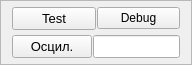
       <widget class="QFrame" name="frame_debug">
        <property name="minimumSize">
         <size>
          <width>192</width>
          <height>65</height>
         </size>
        </property>
        <property name="maximumSize">
         <size>
          <width>192</width>
          <height>65</height>
         </size>
        </property>
        <property name="frameShape">
         <enum>QFrame::StyledPanel</enum>
        </property>
        <property name="frameShadow">
         <enum>QFrame::Raised</enum>
        </property>
        <layout class="QVBoxLayout" name="verticalLayout_2">
         <property name="spacing">
          <number>1</number>
         </property>
         <property name="topMargin">
          <number>2</number>
         </property>
         <property name="bottomMargin">
          <number>2</number>
         </property>
         <item>
          <layout class="QHBoxLayout" name="horizontalLayout">
           <item>
            <widget class="QPushButton" name="pushButton_start_stop">
             <property name="font">
              <font>
               <pointsize>10</pointsize>
              </font>
             </property>
             <property name="text">
              <string>Test</string>
             </property>
             <property name="checkable">
              <bool>true</bool>
             </property>
             <property name="autoDefault">
              <bool>true</bool>
             </property>
             <property name="default">
              <bool>false</bool>
             </property>
            </widget>
           </item>
           <item>
            <widget class="QPushButton" name="pushButt_debug">
             <property name="font">
              <font>
               <pointsize>9</pointsize>
              </font>
             </property>
             <property name="text">
              <string>Debug</string>
             </property>
            </widget>
           </item>
          </layout>
         </item>
         <item>
          <layout class="QHBoxLayout" name="horizontalLayout_2">
           <item>
            <widget class="QPushButton" name="pushButton_save_osc">
             <property name="font">
              <font>
               <pointsize>10</pointsize>
              </font>
             </property>
             <property name="text">
              <string>Осцил.</string>
             </property>
            </widget>
           </item>
           <item>
            <widget class="QLineEdit" name="ed_osc_capt">
             <property name="font">
              <font>
               <pointsize>10</pointsize>
              </font>
             </property>
            </widget>
           </item>
          </layout>
         </item>
        </layout>
       </widget>
